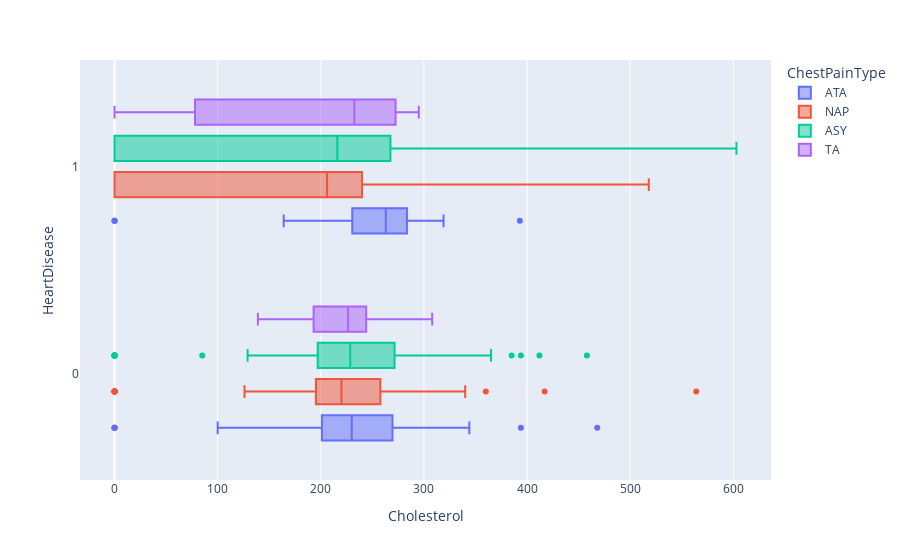

The notebook cell saved with this chart:
### Markdown cell above
note : 
1. HeartDisease :
   <ul>
   <li>untuk Female : terdapat oulier pada bagian bawah</li>
   <li>untuk Male : tidak terdapat outlier</li>
   </ul>
   <br>
2. HeartDisease 0:
   <ul>
   <li>untuk Female : terdapat oulier pada bagian atas dan bawah </li>
   <li>untuk Male : terapat outier pada bagian atas dan bawah </li>
   </ul>

### Code cell
px.box(df, x='Cholesterol', y='HeartDisease', color='ChestPainType', orientation='h')

### Figure 1 — Plotly figure (JSON) as saved in the notebook; plotly's stock layout.template omitted (floating-point values rounded to 4 significant figures; data arrays with more than 128 entries replaced by an {"elided": "..."} marker saying what was removed)
{"data": [{"alignmentgroup": "True", "hovertemplate": "ChestPainType=ATA<br>Cholesterol=%{x}<br>HeartDisease=%{y}<extra></extra>", "legendgroup": "ATA", "marker": {"color": "#636efa"}, "name": "ATA", "notched": false, "offsetgroup": "ATA", "orientation": "h", "showlegend": true, "type": "box", "x": {"elided": "173 int values"}, "x0": " ", "xaxis": "x", "y": {"elided": "173 int values"}, "y0": " ", "yaxis": "y"}, {"alignmentgroup": "True", "hovertemplate": "ChestPainType=NAP<br>Cholesterol=%{x}<br>HeartDisease=%{y}<extra></extra>", "legendgroup": "NAP", "marker": {"color": "#EF553B"}, "name": "NAP", "notched": false, "offsetgroup": "NAP", "orientation": "h", "showlegend": true, "type": "box", "x": {"elided": "203 int values"}, "x0": " ", "xaxis": "x", "y": {"elided": "203 int values"}, "y0": " ", "yaxis": "y"}, {"alignmentgroup": "True", "hovertemplate": "ChestPainType=ASY<br>Cholesterol=%{x}<br>HeartDisease=%{y}<extra></extra>", "legendgroup": "ASY", "marker": {"color": "#00cc96"}, "name": "ASY", "notched": false, "offsetgroup": "ASY", "orientation": "h", "showlegend": true, "type": "box", "x": {"elided": "496 int values"}, "x0": " ", "xaxis": "x", "y": {"elided": "496 int values"}, "y0": " ", "yaxis": "y"}, {"alignmentgroup": "True", "hovertemplate": "ChestPainType=TA<br>Cholesterol=%{x}<br>HeartDisease=%{y}<extra></extra>", "legendgroup": "TA", "marker": {"color": "#ab63fa"}, "name": "TA", "notched": false, "offsetgroup": "TA", "orientation": "h", "showlegend": true, "type": "box", "x": [223, 291, 160, 156, 272, 193, 308, 249, 237, 295, 171, 0, 0, 0, 0, 270, 252, 0, 258, 200, 181, 216, 139, 234, 211, 199, 273, 240, 233, 244, 270, 226, 213, 193, 231, 282, 234, 182, 239, 298, 288, 283, 186, 204, 227, 264], "x0": " ", "xaxis": "x", "y": [0, 1, 0, 1, 1, 0, 0, 0, 0, 1, 0, 1, 1, 1, 1, 1, 0, 1, 1, 1, 0, 1, 0, 1, 0, 0, 1, 0, 0, 0, 0, 0, 0, 0, 1, 1, 0, 0, 0, 0, 1, 0, 0, 1, 0, 1], "y0": " ", "yaxis": "y"}], "layout": {"boxmode": "group", "legend": {"title": {"text": "ChestPainType"}, "tracegroupgap": 0}, "margin": {"t": 60}, "xaxis": {"anchor": "y", "domain": [0, 1], "title": {"text": "Cholesterol"}}, "yaxis": {"anchor": "x", "domain": [0, 1], "title": {"text": "HeartDisease"}}}}
